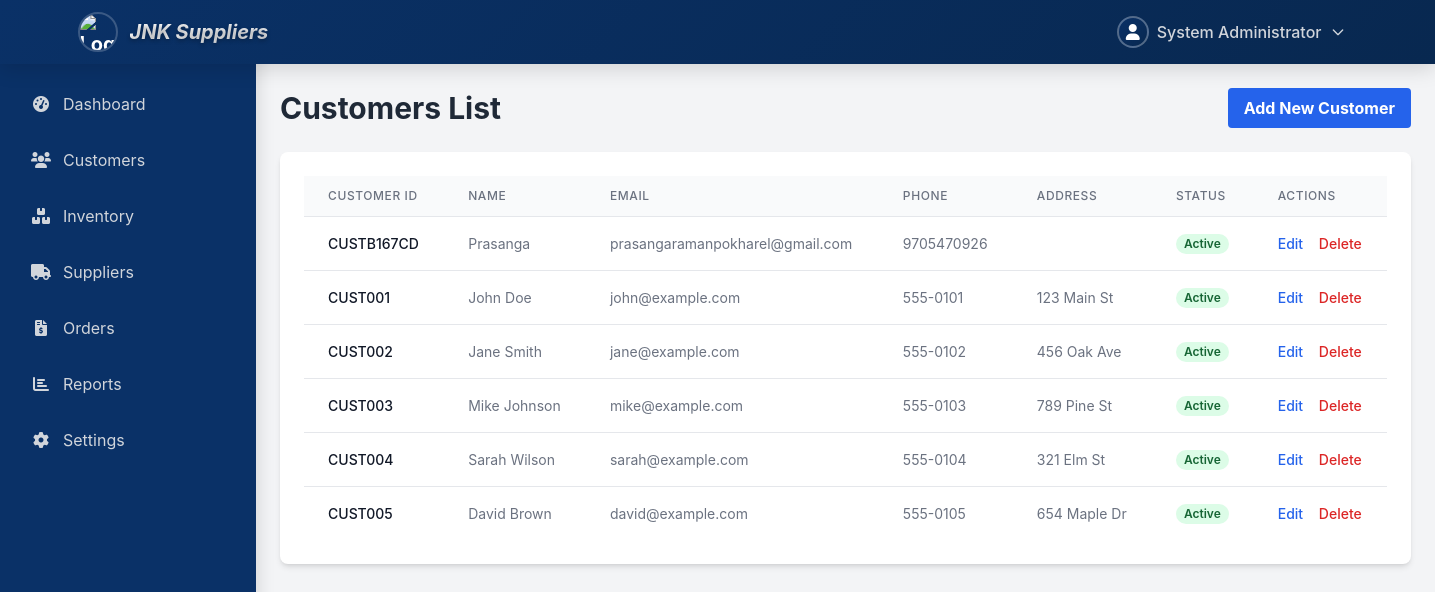
Page /customers/list.php (signed in) on the committed database.
### tables this page shows
CREATE TABLE `customers` (
  `id` int(11) NOT NULL,
  `customer_id` varchar(50) NOT NULL,
  `name` varchar(100) NOT NULL,
  `email` varchar(100) DEFAULT NULL,
  `phone` varchar(20) DEFAULT NULL,
  `address` text DEFAULT NULL,
  `city` varchar(50) DEFAULT NULL,
  `state` varchar(50) DEFAULT NULL,
  `zip_code` varchar(10) DEFAULT NULL,
  `country` varchar(50) DEFAULT 'USA',
  `status` enum('active','inactive') DEFAULT 'active',
  `total_purchases` decimal(10,2) DEFAULT 0.00,
  `total_paid` decimal(10,2) DEFAULT 0.00,
  `balance` decimal(10,2) DEFAULT 0.00,
  `created_at` timestamp NOT NULL DEFAULT current_timestamp(),
  `updated_at` timestamp NOT NULL DEFAULT current_timestamp() ON UPDATE current_timestamp()
);

### customers/list.php (the view, shortened to what this page needs)
<?php
$database = new Database();
$db = $database->getConnection();
$admin_info = ['name' => 'Guest'];
if (isset($_SESSION['admin_id'])) {
    $stmt = $db->prepare("SELECT name FROM admin WHERE id = :id");
    $stmt->bindParam(':id', $_SESSION['admin_id']);
    $stmt->execute();
    $admin_info = $stmt->fetch(PDO::FETCH_ASSOC);
}
$customers = [];
try {
    $stmt = $db->query("SELECT * FROM customers ORDER BY created_at DESC");
    $customers = $stmt->fetchAll(PDO::FETCH_ASSOC);
} catch (PDOException $e) {
    $message = 'Error fetching customers: ' . $e->getMessage();
    $message_type = 'error';
    error_log("Error fetching customers: " . $e->getMessage());
}
?>
<!DOCTYPE html>
<html lang="en">
<head>
    <script src="https://cdn.tailwindcss.com"></script>
    <link rel="stylesheet" href="https://cdnjs.cloudflare.com/ajax/libs/font-awesome/6.0.0-beta3/css/all.min.css">
</head>
<body class="bg-gray-100">
    <?php include __DIR__ . '/../component/navbar.php'; ?>
    <div class="flex">
        <?php include __DIR__ . '/../component/sidebar.php'; ?>
        <main class="flex-1">
            <div class="flex justify-between items-center mb-6">
                <h1 class="text-3xl font-bold text-gray-800">Customers List</h1>
                <a href="/customer/create-customer.php" class="bg-blue-600 hover:bg-blue-700 text-white font-bold py-2 px-4 rounded focus:outline-none focus:shadow-outline">
                    Add New Customer
                </a>
            </div>
            <div class="bg-white p-6 rounded-lg shadow-md overflow-x-auto">
                <?php if (empty($customers)): ?>
                    <p class="text-gray-600 text-center">No customers found. Add a new customer to get started.</p>
                <?php else: ?>
                    <table class="min-w-full divide-y divide-gray-200">
                        <thead class="bg-gray-50">
                            <tr>
                                <th scope="col" class="px-6 py-3 text-left text-xs font-medium text-gray-500 uppercase tracking-wider">Customer ID</th>
                                <th scope="col" class="px-6 py-3 text-left text-xs font-medium text-gray-500 uppercase tracking-wider">Name</th>
                                <th scope="col" class="px-6 py-3 text-left text-xs font-medium text-gray-500 uppercase tracking-wider">Email</th>
                                <th scope="col" class="px-6 py-3 text-left text-xs font-medium text-gray-500 uppercase tracking-wider">Phone</th>
                                <th scope="col" class="px-6 py-3 text-left text-xs font-medium text-gray-500 uppercase tracking-wider">Address</th>
                                <th scope="col" class="px-6 py-3 text-left text-xs font-medium text-gray-500 uppercase tracking-wider">Status</th>
                                <th scope="col" class="px-6 py-3 text-left text-xs font-medium text-gray-500 uppercase tracking-wider">Actions</th>
                            </tr>
                        </thead>
                        <tbody class="bg-white divide-y divide-gray-200">
                            <?php foreach ($customers as $customer): ?>
                                <tr>
                                    <td class="px-6 py-4 whitespace-nowrap text-sm font-medium text-gray-900"><?php echo htmlspecialchars($customer['customer_id']); ?></td>
                                    <td class="px-6 py-4 whitespace-nowrap text-sm text-gray-500"><?php echo htmlspecialchars($customer['name']); ?></td>
                                    <td class="px-6 py-4 whitespace-nowrap text-sm text-gray-500"><?php echo htmlspecialchars($customer['email'] ?? 'N/A'); ?></td>
                                    <td class="px-6 py-4 whitespace-nowrap text-sm text-gray-500"><?php echo htmlspecialchars($customer['phone'] ?? 'N/A'); ?></td>
                                    <td class="px-6 py-4 whitespace-nowrap text-sm text-gray-500"><?php echo htmlspecialchars($customer['address'] ?? 'N/A'); ?></td>
                                    <td class="px-6 py-4 whitespace-nowrap text-sm">
                                        <span class="px-2 inline-flex text-xs leading-5 font-semibold rounded-full
                                            <?php echo $customer['status'] === 'active' ? 'bg-green-100 text-green-800' : 'bg-red-100 text-red-800'; ?>">
                                            <?php echo htmlspecialchars(ucfirst($customer['status'])); ?>
                                        </span>
                                    </td>
                                    <td class="px-6 py-4 whitespace-nowrap text-sm font-medium">
                                        <a href="/customer/edit-customer.php?id=<?php echo htmlspecialchars($customer['customer_id']); ?>" class="text-blue-600 hover:text-blue-900 mr-3">Edit</a>
                                        <a href="/customer/list.php?action=delete&id=<?php echo htmlspecialchars($customer['customer_id']); ?>"
                                           onclick="return confirm('Are you sure you want to delete this customer?');"
                                           class="text-red-600 hover:text-red-900">Delete</a>
                                    </td>
                                </tr>
                            <?php endforeach; ?>
                        </tbody>
                    </table>
                <?php endif; ?>
            </div>
        </main>
    </div>
</body>
</html>

### component/navbar.php (shortened to what this page needs)
<nav class="header-nav header-shadow bg-primary text-white p-2 fixed w-full top-0 z-50">
    <div class="container mx-auto flex justify-between items-center">
        <a href="/dashboard.php" class="logo-container flex items-center text-xl font-bold">
            <img src="https://nutrinexas.shop/logo.svg" alt="Logo" class="logo-img h-10 w-10 mr-3 rounded-full">
            <span class="company-name italic">JNK Suppliers</span>
        </a>
        <div class="relative">
            <button id="userMenuButton" class="user-menu-button flex items-center text-gray-300 hover:text-white focus:outline-none">
                <div class="user-avatar w-8 h-8 rounded-full flex items-center justify-center mr-2">
                    <i class="fas fa-user text-white"></i>
                </div>
                <span class="font-medium"><?php echo htmlspecialchars($admin_info['name'] ?? 'Guest'); ?></span>
                <svg class="dropdown-arrow w-4 h-4 ml-2" fill="none" stroke="currentColor" viewBox="0 0 24 24">
                    <path stroke-linecap="round" stroke-linejoin="round" stroke-width="2"
                           d="M19 9l-7 7-7-7"></path>
                </svg>
            </button>
        </div>
    </div>
</nav>
<script src="../assets/js/tailwind.config.js"> </script>
<link rel="stylesheet" href="https://cdnjs.cloudflare.com/ajax/libs/font-awesome/6.0.0-beta3/css/all.min.css">

### customers/list.php (style rules this page uses)
body { font-family: 'Inter', sans-serif; }
main { margin-left: 16rem; margin-top: 4rem; padding: 1.5rem; }

### component/navbar.php (style rules this page uses)
.header-nav { background: linear-gradient(135deg, #0A3167 0%, #082850 100%); backdrop-filter: blur(10px); }
.logo-container { transition: transform 0.3s ease; }
.logo-img { border: 2px solid rgba(255, 255, 255, 0.2); }
.company-name { background: linear-gradient(45deg, #ffffff, #e5e7eb); -webkit-background-clip: text; -webkit-text-fill-color: transparent; background-clip: text; text-shadow: 0 2px 4px rgba(0, 0, 0, 0.3); }
.user-menu-button { transition: all 0.3s ease; border-radius: 12px; padding: 8px 12px; position: relative; overflow: hidden; }
.user-menu-button::before { content: ''; position: absolute; top: 0; left: -100%; width: 100%; height: 100%; background: linear-gradient(90deg, transparent, rgba(255,255,255,0.1), transparent); transition: left 0.6s ease; }
.user-avatar { background: linear-gradient(135deg, #0A3167, #082850); border: 2px solid rgba(255, 255, 255, 0.3); transition: all 0.3s ease; }
.dropdown-arrow { transition: transform 0.3s ease; }
.header-shadow { box-shadow: 0 4px 20px rgba(0, 0, 0, 0.15); }

### rows in the picture
customers: customer "CUSTB167CD", name "Prasanga", email "prasangaramanpokharel@gmail.com", phone "9705470926", status "Active"
customers: customer "CUST001", name "John Doe", email "john@example.com", phone "555-0101", address "123 Main St", status "Active"
customers: customer "CUST002", name "Jane Smith", email "jane@example.com", phone "555-0102", address "456 Oak Ave", status "Active"
customers: customer "CUST003", name "Mike Johnson", email "mike@example.com", phone "555-0103", address "789 Pine St", status "Active"
customers: customer "CUST004", name "Sarah Wilson", email "sarah@example.com", phone "555-0104", address "321 Elm St", status "Active"
customers: customer "CUST005", name "David Brown", email "david@example.com", phone "555-0105", address "654 Maple Dr", status "Active"

### other values in the picture
$admin_info['name'] "System Administrator"
